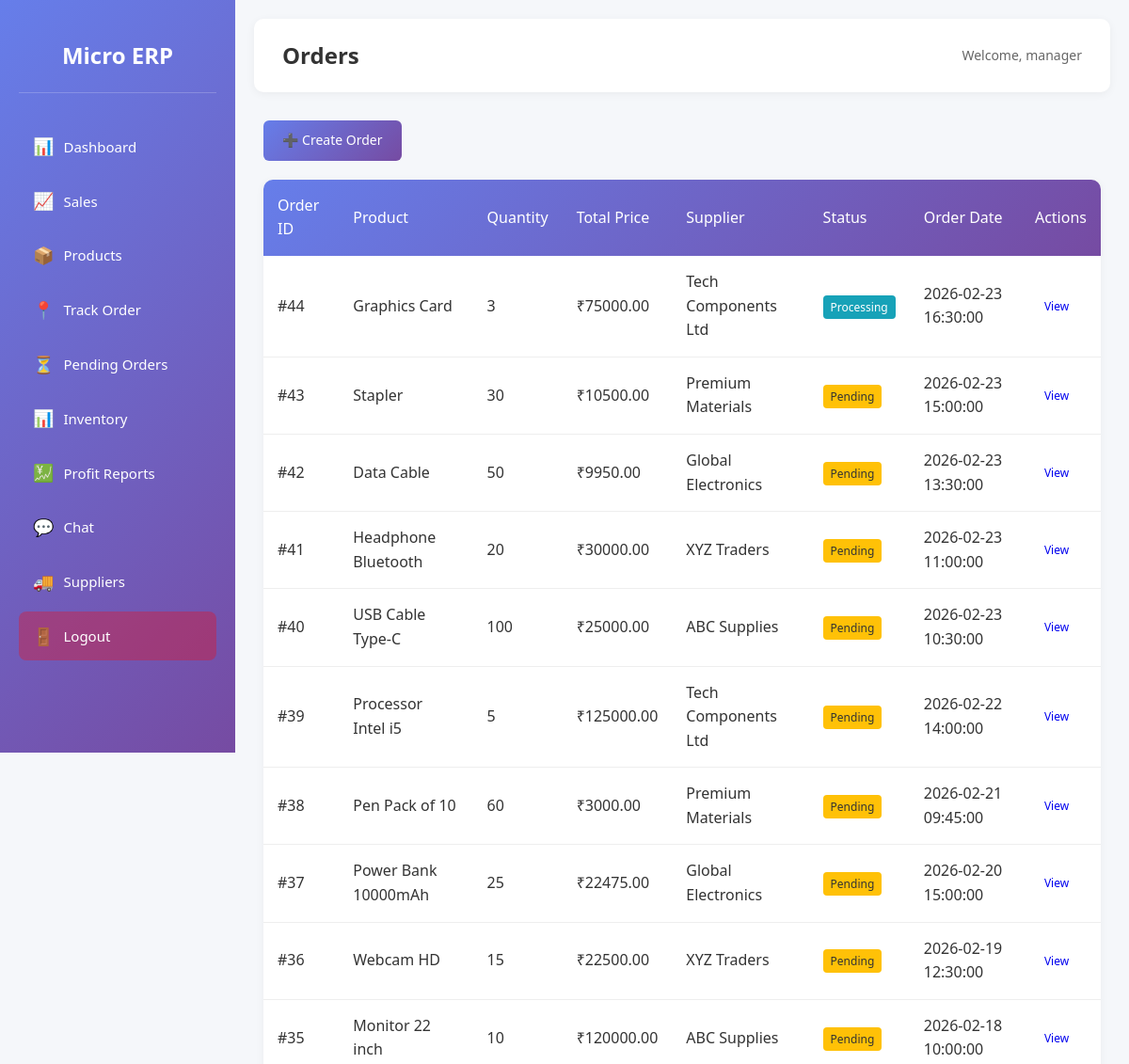
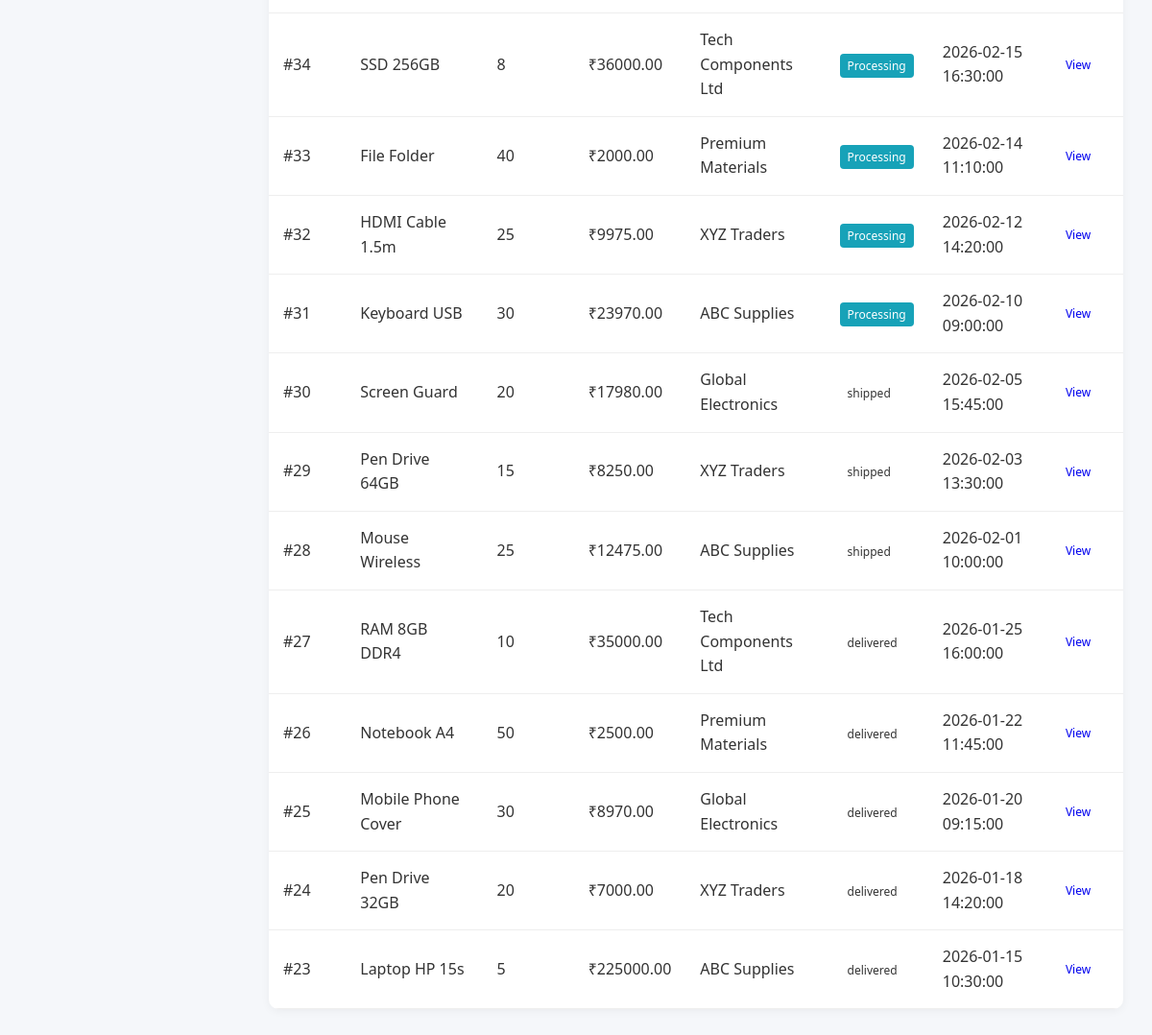
The page /orders (signed in) on the database its author committed (2 pictures, top to bottom).
### tables this page shows
CREATE TABLE orders (
    id INTEGER PRIMARY KEY AUTOINCREMENT,
    product_id INTEGER NOT NULL,
    quantity INTEGER NOT NULL,
    total_price REAL NOT NULL,
    order_date TEXT NOT NULL,
    status TEXT DEFAULT 'pending',
    created_by INTEGER,
    supplier_id INTEGER,
    picked_up_by INTEGER,
    picked_up_at TEXT,
    FOREIGN KEY (product_id) REFERENCES products (id),
    FOREIGN KEY (created_by) REFERENCES users (id),
    FOREIGN KEY (supplier_id) REFERENCES suppliers (id),
    FOREIGN KEY (picked_up_by) REFERENCES users (id)
);

CREATE TABLE products (
    id INTEGER PRIMARY KEY AUTOINCREMENT,
    name TEXT NOT NULL,
    quantity INTEGER DEFAULT 0,
    price REAL DEFAULT 0,
    supplier_id INTEGER,
    FOREIGN KEY (supplier_id) REFERENCES suppliers (id)
);

CREATE TABLE suppliers (
    id INTEGER PRIMARY KEY AUTOINCREMENT,
    name TEXT NOT NULL,
    contact TEXT,
    email TEXT,
    phone TEXT,
    user_id INTEGER,
    FOREIGN KEY (user_id) REFERENCES users (id)
);

### app.py (the view)
@app.route('/orders')
@login_required
def orders():
    conn = get_db_connection()
    if session.get('role') == 'supplier':
        supplier_id = session.get('supplier_id')
        orders_list = conn.execute('''
            SELECT o.*, p.name as product_name, s.name as supplier_name, u.username as created_by_name
            FROM orders o
            LEFT JOIN products p ON o.product_id = p.id
            LEFT JOIN suppliers s ON o.supplier_id = s.id
            LEFT JOIN users u ON o.created_by = u.id
            WHERE o.supplier_id = ?
            ORDER BY o.order_date DESC
        ''', (supplier_id,)).fetchall()
    else:
        orders_list = conn.execute('''
            SELECT o.*, p.name as product_name, s.name as supplier_name, u.username as created_by_name
            FROM orders o
            LEFT JOIN products p ON o.product_id = p.id
            LEFT JOIN suppliers s ON o.supplier_id = s.id
            LEFT JOIN users u ON o.created_by = u.id
            ORDER BY o.order_date DESC
        ''').fetchall()
    conn.close()
    return render_template('orders.html', orders=orders_list)

### app.py (called while the page is built)
def get_db_connection():
    conn = sqlite3.connect(DB_PATH)
    conn.row_factory = sqlite3.Row
    return conn

def login_required(f):
    @wraps(f)
    def decorated_function(*args, **kwargs):
        if 'user_id' not in session:
            flash('Please log in first.', 'error')
            return redirect(url_for('login'))
        return f(*args, **kwargs)
    return decorated_function

### templates/orders.html (shortened to what this page needs)
{% extends "base.html" %}
{% block header %}Orders{% endblock %}
{% block content %}
<div class="page-header">
    <a href="{{ url_for('add_order') }}" class="btn btn-primary">➕ Create Order</a>
</div>
<div class="table-container">
    <table class="data-table">
        <thead>
            <tr>
                <th>Order ID</th>
                <th>Product</th>
                <th>Quantity</th>
                <th>Total Price</th>
                <th>Supplier</th>
                <th>Status</th>
                <th>Order Date</th>
                <th>Actions</th>
            </tr>
        </thead>
        <tbody>
            {% if orders %}
                {% for order in orders %}
                <tr>
                    <td>#{{ order.id }}</td>
                    <td>{{ order.product_name }}</td>
                    <td>{{ order.quantity }}</td>
                    <td>₹{{ "%.2f"|format(order.total_price) }}</td>
                    <td>{{ order.supplier_name or 'Not assigned' }}</td>
                    <td>
                        {% if order.status == 'pending' %}
                        <span class="badge badge-warning">Pending</span>
                        {% elif order.status == 'picked_up' %}
                        <span class="badge badge-success">Picked Up</span>
                        {% elif order.status == 'processing' %}
                        <span class="badge badge-info">Processing</span>
                        {% else %}
                        <span class="badge">{{ order.status }}</span>
                        {% endif %}
                    </td>
                    <td>{{ order.order_date }}</td>
                    <td>
                        <a href="{{ url_for('track_order_by_id', order_id=order.id) }}" class="btn btn-info btn-sm">View</a>
                    </td>
                </tr>
                {% endfor %}
            {% else %}
                <tr>
                    <td colspan="8" class="no-data">No orders found. Click "Create Order" to add one.</td>
                </tr>
            {% endif %}
        </tbody>
    </table>
</div>
{% endblock %}

### static/style.css (style rules this page uses)
* { margin: 0; padding: 0; box-sizing: border-box; }
body { font-family: 'Segoe UI', Tahoma, Geneva, Verdana, sans-serif; background-color: #f5f7fa; color: #333; line-height: 1.6; }
.page-header { display: flex; justify-content: space-between; align-items: center; margin-bottom: 20px; }
.btn { padding: 10px 20px; border: none; border-radius: 6px; cursor: pointer; font-size: 14px; font-weight: 500; text-decoration: none; display: inline-block; transition: all 0.3s ease; }
.btn-primary { background: linear-gradient(135deg, #667eea 0%, #764ba2 100%); color: white; }
.btn-sm { padding: 5px 10px; font-size: 12px; }
.table-container { background: white; border-radius: 10px; box-shadow: 0 2px 10px rgba(0, 0, 0, 0.05); overflow: hidden; }
.data-table { width: 100%; border-collapse: collapse; }
.data-table thead { background: linear-gradient(135deg, #667eea 0%, #764ba2 100%); color: white; }
.data-table th { padding: 15px; text-align: left; font-weight: 500; }
.data-table td { padding: 15px; border-bottom: 1px solid #eee; }

### templates/orders.html (style rules this page uses)
.badge { padding: 4px 8px; border-radius: 4px; font-size: 12px; }
.badge-warning { background: #ffc107; color: #333; }
.badge-info { background: #17a2b8; color: white; }
.btn-sm { padding: 4px 8px; font-size: 12px; margin: 2px; }

### rows shown on the page
orders: id "44", product_name "Graphics Card", quantity "3", total_price "75000.00", name "Tech Components Ltd", status "Processing", order_date "2026-02-23 16:30:00"
orders: id "43", product_name "Stapler", quantity "30", total_price "10500.00", name "Premium Materials", status "Pending", order_date "2026-02-23 15:00:00"
orders: id "42", product_name "Data Cable", quantity "50", total_price "9950.00", name "Global Electronics", status "Pending", order_date "2026-02-23 13:30:00"
orders: id "41", product_name "Headphone Bluetooth", quantity "20", total_price "30000.00", name "XYZ Traders", status "Pending", order_date "2026-02-23 11:00:00"
orders: id "40", product_name "USB Cable Type-C", quantity "100", total_price "25000.00", name "ABC Supplies", status "Pending", order_date "2026-02-23 10:30:00"
orders: id "39", product_name "Processor Intel i5", quantity "5", total_price "125000.00", name "Tech Components Ltd", status "Pending", order_date "2026-02-22 14:00:00"
orders: id "38", product_name "Pen Pack of 10", quantity "60", total_price "3000.00", name "Premium Materials", status "Pending", order_date "2026-02-21 09:45:00"
orders: id "37", product_name "Power Bank 10000mAh", quantity "25", total_price "22475.00", name "Global Electronics", status "Pending", order_date "2026-02-20 15:00:00"
orders: id "36", product_name "Webcam HD", quantity "15", total_price "22500.00", name "XYZ Traders", status "Pending", order_date "2026-02-19 12:30:00"
orders: id "35", product_name "Monitor 22 inch", quantity "10", total_price "120000.00", name "ABC Supplies", status "Pending", order_date "2026-02-18 10:00:00"
orders: id "34", product_name "SSD 256GB", quantity "8", total_price "36000.00", name "Tech Components Ltd", status "Processing", order_date "2026-02-15 16:30:00"
orders: id "33", product_name "File Folder", quantity "40", total_price "2000.00", name "Premium Materials", status "Processing", order_date "2026-02-14 11:10:00"
orders: id "32", product_name "HDMI Cable 1.5m", quantity "25", total_price "9975.00", name "XYZ Traders", status "Processing", order_date "2026-02-12 14:20:00"
orders: id "31", product_name "Keyboard USB", quantity "30", total_price "23970.00", name "ABC Supplies", status "Processing", order_date "2026-02-10 09:00:00"
orders: id "30", product_name "Screen Guard", quantity "20", total_price "17980.00", name "Global Electronics", status "shipped", order_date "2026-02-05 15:45:00"
orders: id "29", product_name "Pen Drive 64GB", quantity "15", total_price "8250.00", name "XYZ Traders", status "shipped", order_date "2026-02-03 13:30:00"
orders: id "28", product_name "Mouse Wireless", quantity "25", total_price "12475.00", name "ABC Supplies", status "shipped", order_date "2026-02-01 10:00:00"
orders: id "27", product_name "RAM 8GB DDR4", quantity "10", total_price "35000.00", name "Tech Components Ltd", status "delivered", order_date "2026-01-25 16:00:00"
orders: id "26", product_name "Notebook A4", quantity "50", total_price "2500.00", name "Premium Materials", status "delivered", order_date "2026-01-22 11:45:00"
orders: id "25", product_name "Mobile Phone Cover", quantity "30", total_price "8970.00", name "Global Electronics", status "delivered", order_date "2026-01-20 09:15:00"
orders: id "24", product_name "Pen Drive 32GB", quantity "20", total_price "7000.00", name "XYZ Traders", status "delivered", order_date "2026-01-18 14:20:00"
orders: id "23", product_name "Laptop HP 15s", quantity "5", total_price "225000.00", name "ABC Supplies", status "delivered", order_date "2026-01-15 10:30:00"

### other values the page prints
{{ session.get('username') }} "manager"
